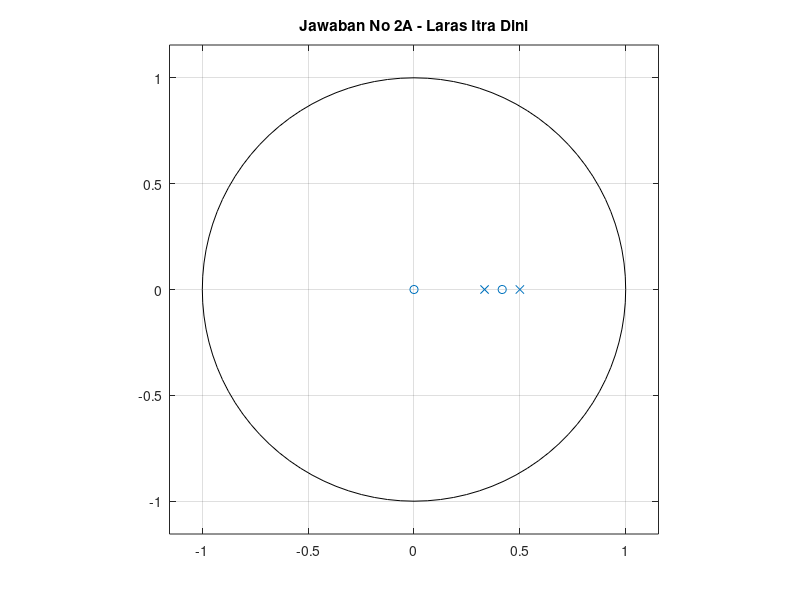

This chart was generated by the following MATLAB code:
clear all
clc
a = [2 -10/12]
b = [1 -0.5-(1/3) 0.5*(1/3)]
roots_a = roots(a)
roots_b = roots(b)
zplane(a,b)
title ('Jawaban No 2A - Laras Itra Dini')